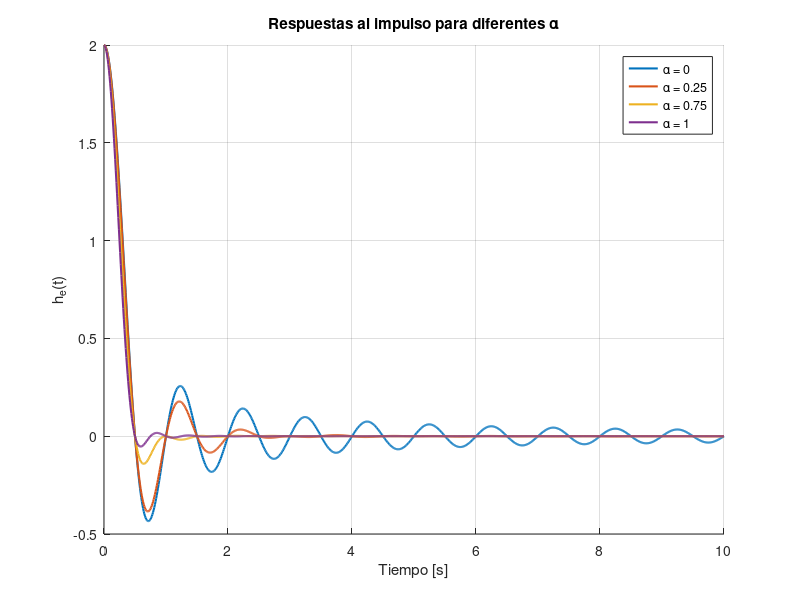
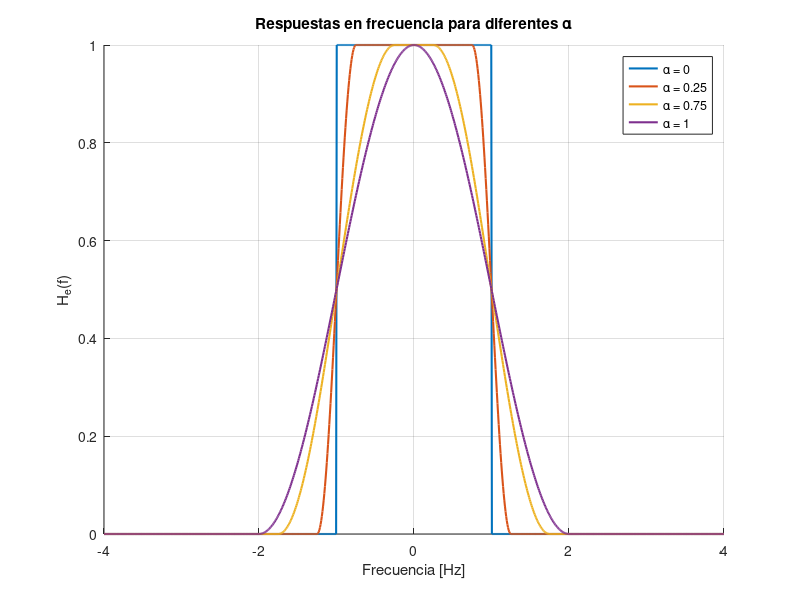

Write MATLAB code to recreate these figures, in order.
% Parámetros
f0 = 1;                            
alpha_vals = [0, 0.25, 0.75, 1];   
t = linspace(0, 10/f0, 1000);      
f = linspace(-2*(f0+f0), 2*(f0+f0), 1000);  

figure(1)
hold on
title('Respuestas al impulso para diferentes \alpha');
xlabel('Tiempo [s]'); ylabel('h_e(t)');
grid on

figure(2)
hold on
title('Respuestas en frecuencia para diferentes \alpha');
xlabel('Frecuencia [Hz]'); ylabel('H_e(f)');
grid on

for i = 1:4
    alpha = alpha_vals(i);
    fDelta = alpha * f0;
    B = f0 + fDelta;
    f1 = f0 - fDelta;
    
    % Figura 10
    He_f = zeros(size(f));
    for k = 1:length(f)
        fk = abs(f(k));
        if fk < f1
            He_f(k) = 1;
        elseif fk < B
            He_f(k) = 0.5 * (1 + cos(pi*(fk - f1)/(2*fDelta)));
        else
            He_f(k) = 0;
        end
    end
    
    %Figura 14
    he_t = 2*f0 * (sin(2*pi*f0*t) ./ (2*pi*f0*t)) ...
           .* (cos(2*pi*fDelta*t) ./ (1 - (4*fDelta*t).^2));
    he_t(t==0) = 2*f0;  

    figure(1)
    plot(t, he_t, 'LineWidth', 1.5, 'DisplayName', ['\alpha = ', num2str(alpha)]);

    figure(2)
    plot(f, He_f, 'LineWidth', 1.5, 'DisplayName', ['\alpha = ', num2str(alpha)]);
end

% leyendas 
figure(1)
legend show

figure(2)
legend show





